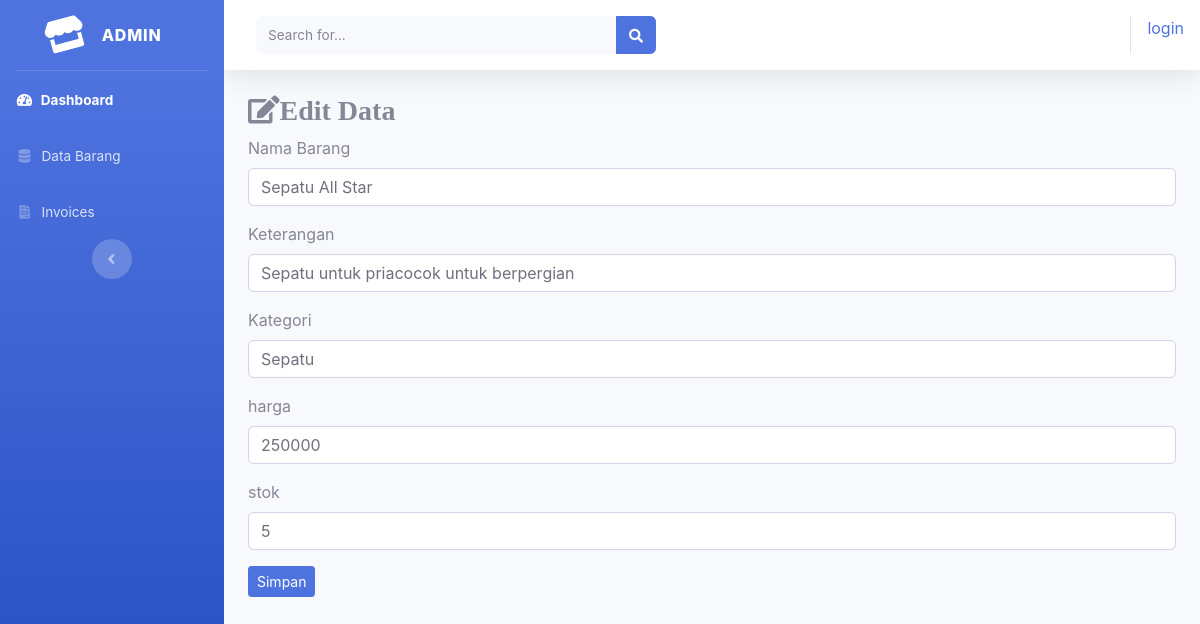
Before: /admin/data_barang/edit/1 with the older database file.
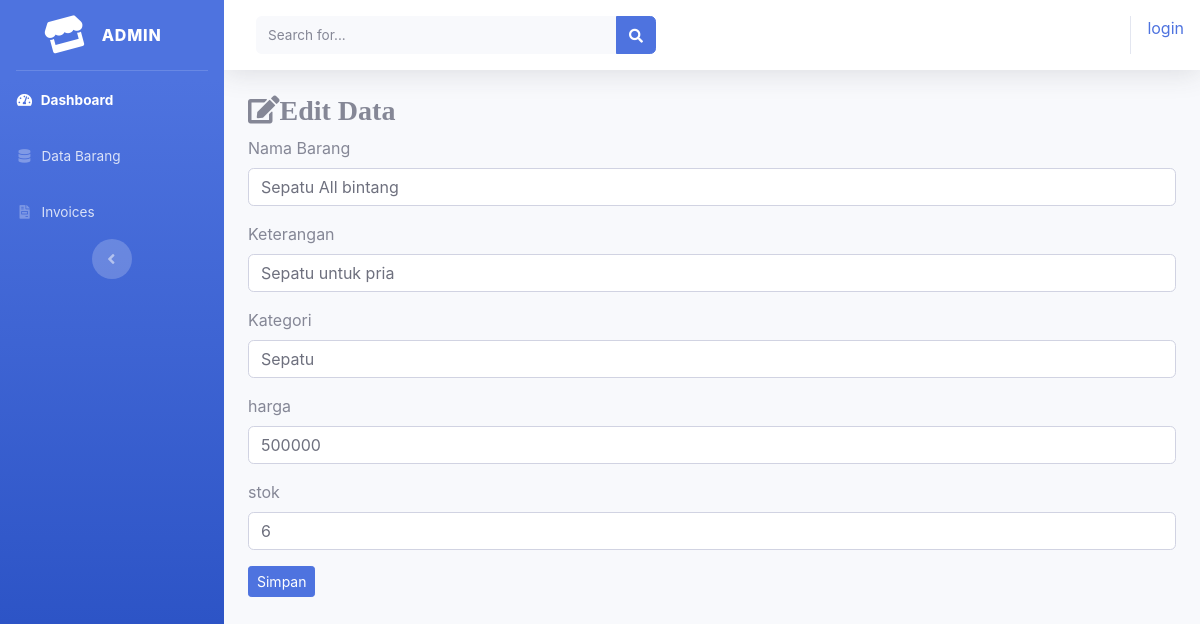
After: the same page with the newer database file.
### tables this page shows
CREATE TABLE `tb_barang` (
  `id_brg` int(11) NOT NULL,
  `nama_brg` varchar(120) NOT NULL,
  `keterangan` varchar(225) NOT NULL,
  `kategori` varchar(80) NOT NULL,
  `harga` int(11) NOT NULL,
  `stok` int(4) NOT NULL,
  `gambar` text NOT NULL
);

### application/controllers/admin/Data_barang.php (called while the page is built, shortened)
<?php
class Data_barang extends CI_Controller
{
    public function __construct()
    {
        $this->load->model('M_barang', 'model_barang');
    }
    public function edit($id)
    {
        $data = [
            'barang' => $this->model_barang->edit_brg($id)
        ];
        $this->load->view('templates_admin/header');
        $this->load->view('templates_admin/sidebar');
        $this->load->view('admin/edit_barang', $data);
        $this->load->view('templates_admin/footer');
    }
}

### index.php (called while the page is built, shortened)
<?php
require_once BASEPATH.'core/CodeIgniter.php';

### application/models/M_barang.php (called while the page is built, shortened)
<?php
class M_barang extends CI_Model
{
    public function edit_brg($id)
    {
        return $this->db->get_where('tb_barang', ['id_brg' => $id])->row_array();;
    }
}

### application/views/admin/edit_barang.php (the view, shortened to what this page needs)
<div class="container-fluid">
    <h3><i class="fas fa-edit">Edit Data</i></h3>
    <form action="<?= base_url('site/admin/barang/update'); ?>" method="post">
        <div class="form-group">
            <label>Nama Barang</label>
            <input type="text" name="nama_brg" class="form-control" value="<?= $barang['nama_brg'] ?>">
        </div>
        <div class="form-group">
            <label>Keterangan</label>
            <input type="text" name="keterangan" class="form-control" value="<?= $barang['keterangan'] ?>">
        </div>
        <div class="form-group">
            <label>Kategori</label>
            <input type="text" name="kategori" class="form-control" value="<?= $barang['kategori'] ?>">
        </div>
        <div class="form-group">
            <label>harga</label>
            <input type="text" name="harga" class="form-control" value="<?= $barang['harga'] ?>">
        </div>
        <div class="form-group">
            <label>stok</label>
            <input type="text" name="stok" class="form-control" value="<?= $barang['stok'] ?>">
        </div>
        <button type="submit" class="btn btn-primary btn-sm">Simpan</button>
    </form>
</div>

Changed rows visible on the page:
changed tb_barang "Sepatu": nama_brg "Sepatu All Star" → "Sepatu All bintang"; keterangan "Sepatu untuk priacocok untuk berpergian" → "Sepatu untuk pria"; harga "250000" → "500000"; stok "5" → "6"
